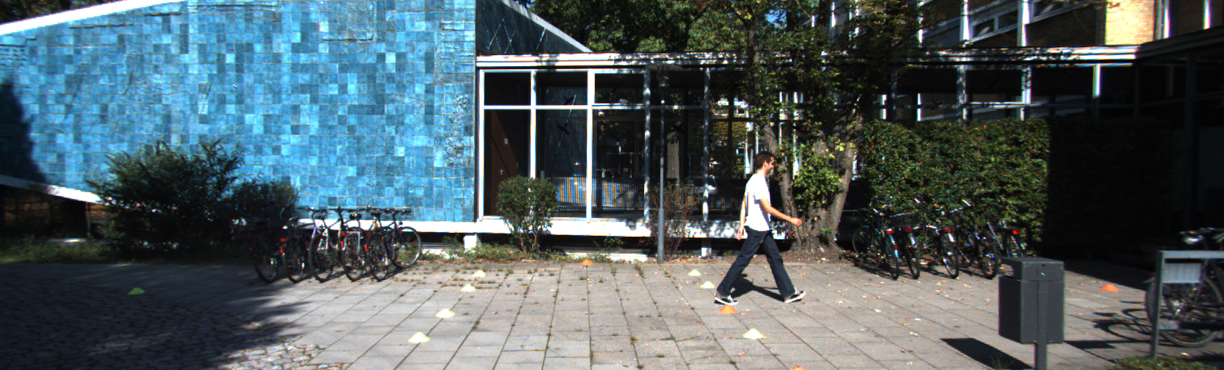
#> input picture 000000.png, 1224 x 370 px, found by its file name
$ jupyter execute --allow-errors Untitled10.ipynb
#> lines starting #> are read from the running program, lines starting #| are printed output that depends on the picture
[cell 1]
import cv2
import numpy as np
from matplotlib import pyplot as plt

[cell 2]
import pandas as pd

[cell 3]
def boundingbox(img,df):
    for X in range (0,len(df)):
        label=df[0][X]
        x1=round(float(df[4][X]))
        y1=round(float(df[5][X]))
        x2=round(float(df[6][X]))
        y2=round(float(df[7][X]))
        img=cv2.rectangle(img,(x1,y1),(x2,y2),(0,255,0),1)
        img=cv2.putText(img, label, (x1-10,y1-10), cv2.FONT_HERSHEY_SIMPLEX, 0.5, (0,255,0), 1)
    plt.imshow(img)
    plt.show()
    cv2.imshow('img',img)
    cv2.waitKey(0)
    cv2.destroyAllWindows()

[cell 4]
img=cv2.imread('Downloads/Kitti_traning_dataset_5/000000.png')
#> img is the input picture: shape (370, 1224, 3); mean B, G, R 98.4, 93.8, 79.3
#> (the rest of this cell did not finish here and is left out)

#> (a cell that did not finish here is left out)

[cell 6]
img=cv2.imread('Downloads/Kitti_traning_dataset_5/000001.png')
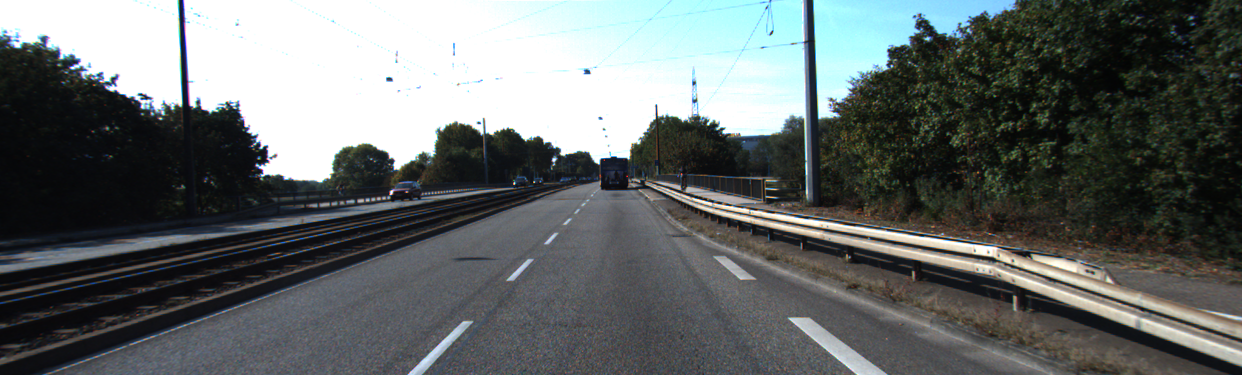
#> input picture 000001.png, 1242 x 375 px, found by its file name
#> img is the input picture: shape (375, 1242, 3); mean B, G, R 104.9, 105.6, 100.4
#> (the rest of this cell did not finish here and is left out)

#> (a cell that did not finish here is left out)

[cell 8]
img=cv2.imread('Downloads/Kitti_traning_dataset_5/000002.png')
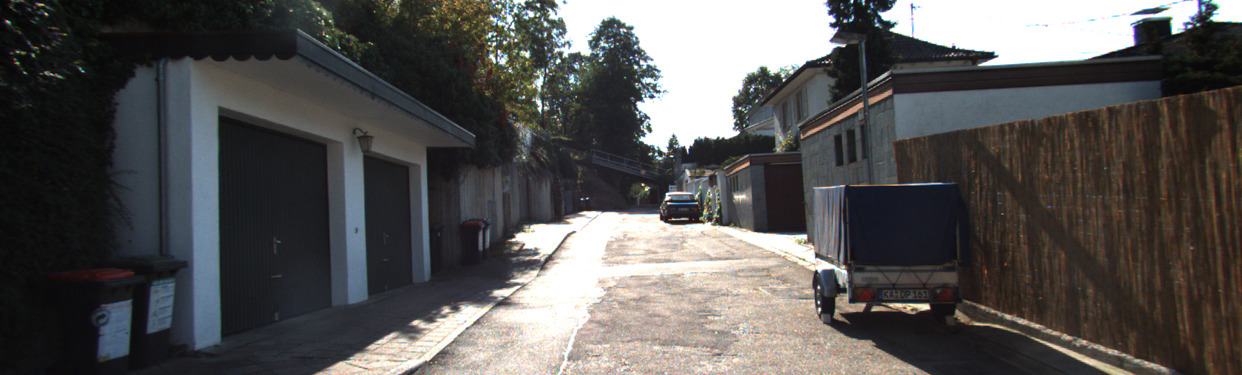
#> input picture 000002.png, 1242 x 375 px, found by its file name
#> img is the input picture: shape (375, 1242, 3); mean B, G, R 83.6, 84.7, 86.3
#> (the rest of this cell did not finish here and is left out)

#> (a cell that did not finish here is left out)

[cell 10]
img=cv2.imread('Downloads/Kitti_traning_dataset_5/000003.png')
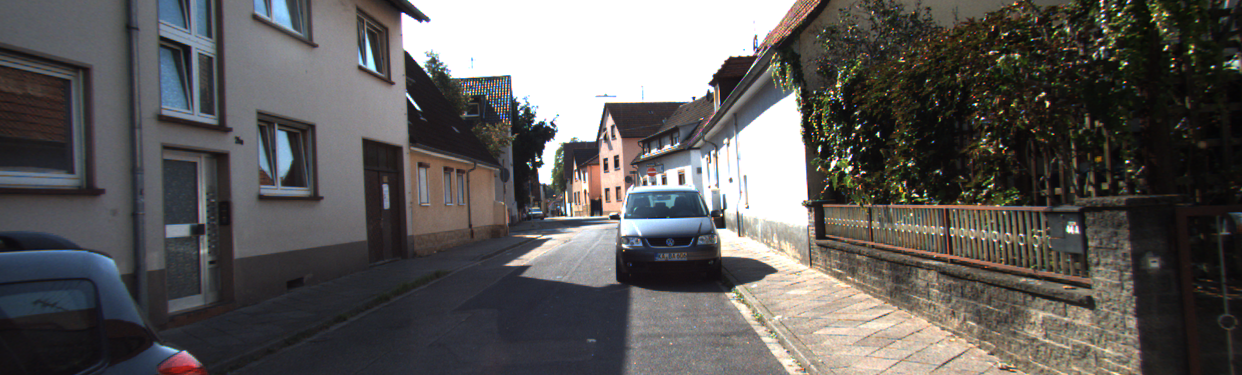
#> input picture 000003.png, 1242 x 375 px, found by its file name
#> img is the input picture: shape (375, 1242, 3); mean B, G, R 89.7, 91.2, 93.6
#> (the rest of this cell did not finish here and is left out)

#> (a cell that did not finish here is left out)

[cell 12]
img=cv2.imread('Downloads/Kitti_traning_dataset_5/000004.png')
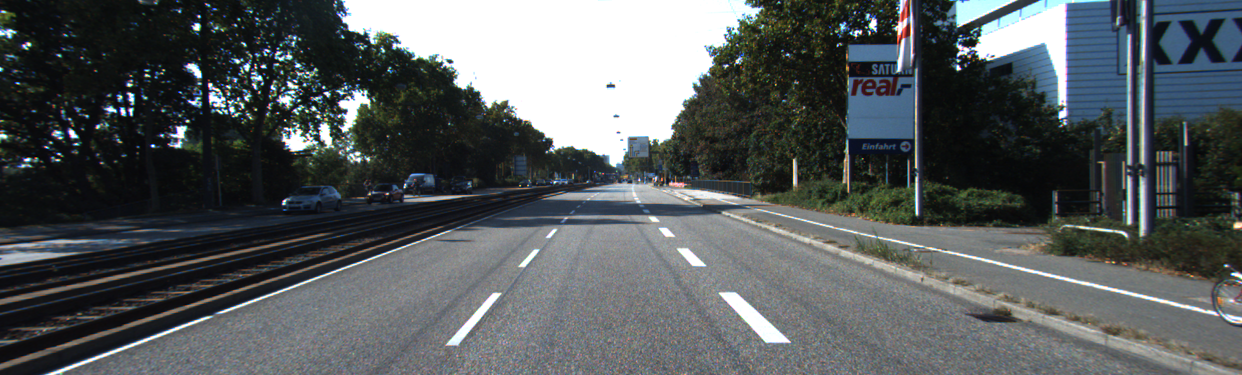
#> input picture 000004.png, 1242 x 375 px, found by its file name
#> img is the input picture: shape (375, 1242, 3); mean B, G, R 92.8, 91.4, 86.4
#> (the rest of this cell did not finish here and is left out)

#> (a cell that did not finish here is left out)

[cell 14]
img=cv2.imread('Downloads/Kitti_traning_dataset_5/000005.png')
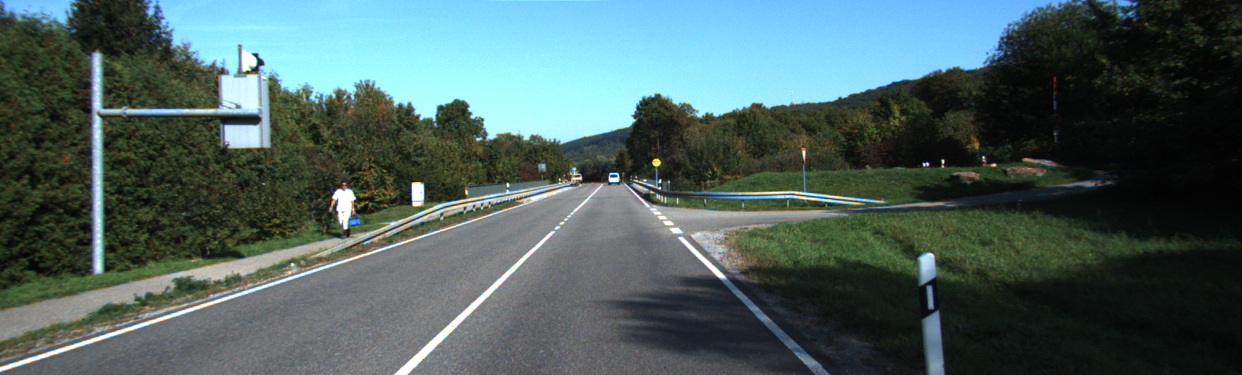
#> input picture 000005.png, 1242 x 375 px, found by its file name
#> img is the input picture: shape (375, 1242, 3); mean B, G, R 95.3, 97.3, 76.4
#> (the rest of this cell did not finish here and is left out)
